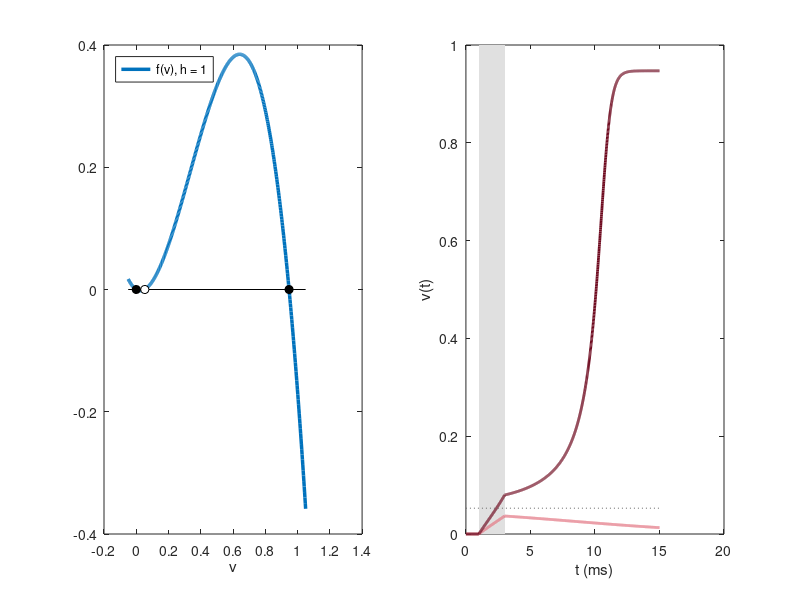

Source code (MATLAB):
% Abb. 3.23: schnelle Dynamik des Mitchell-Schaeffer-Modells (Buch, Abschnitt 3.5, Gl. 3.29 und 3.31)
% dv/dt = h v^2 (1 - v)/tin - v/tout + J(t) mit festem h = 1; links f(v) mit Ruhe, Schwelle und erregtem Zustand,
% rechts Antwort auf einen Reiz der Dauer 2 ms unter (J = 0.02) und über (J = 0.04) der Schwelle
% (c) 2026 Philipp Kügler · Programm zum Buch „Dynamische Systeme in den Lebenswissenschaften“ · MIT-Lizenz (siehe LICENSE)
tin = 0.3; tout = 6; topen = 100; tclose = 115; vgate = 0.13;   % Parameter in ms
hc = 4 * tin / tout;
J = 0.2; dauer = 2; dt = 0.01;

f = @(v) v.^2 .* (1 - v) / tin - v / tout;
w = sqrt(1 - hc); vs = (1 - w) / 2; ve = (1 + w) / 2;    % Schwelle und erregter Zustand
fprintf('h_c = %.2f,  Schwelle v_s* = %.4f,  erregt v_e* = %.4f\n', hc, vs, ve);
subplot(1, 2, 1);
vv = linspace(-0.05, 1.05, 500);
plot(vv, f(vv), 'Color', [0 0.447 0.741], 'LineWidth', 2.5); hold on
plot([-0.05 1.05], [0 0], 'k');
plot([0 ve], [0 0], 'ko', 'MarkerFaceColor', 'k'); plot(vs, 0, 'ko', 'MarkerFaceColor', 'w'); hold off
xlabel('v'); legend('f(v), h = 1', 'Location', 'northwest');
subplot(1, 2, 2);
fill([1 3 3 1], [0 0 1 1], [0.88 0.88 0.88], 'EdgeColor', 'none'); hold on
Js = [0.02 0.04]; farben = [0.89 0.44 0.49; 0.43 0.04 0.12];
for i = 1:2
    J = Js(i); T = 15; reize = 1; h_fest = true;
    N = round(T / dt); t = dt * (0:N);
    Jt = zeros(1, N + 1);
    for s = reize
        Jt(t >= s - 1e-9 & t < s + dauer - 1e-9) = J;  % Reizstrom J für 'dauer' ms ab jedem Reiz
    end
    v = zeros(1, N + 1); h = ones(1, N + 1);
    for n = 1:N                                         % Euler-Verfahren
        dv = h(n) * v(n)^2 * (1 - v(n)) / tin - v(n) / tout + Jt(n);
        if h_fest, dh = 0;
        elseif v(n) < vgate, dh = (1 - h(n)) / topen;
        else, dh = -h(n) / tclose;
        end
        v(n + 1) = v(n) + dt * dv; h(n + 1) = h(n) + dt * dh;
    end
    d = t(find(diff(sign(v - 0.1)) ~= 0));              % Beginn und Ende der Aktionspotentiale (v = 0.1)
    plot(t, v, 'Color', farben(i, :), 'LineWidth', 2);
    fprintf('J = %g: v(15) = %.3f\n', J, v(end));
end
plot([0 15], [vs vs], ':', 'Color', [0.4 0.4 0.4]); hold off
xlabel('t (ms)'); ylabel('v(t)');
